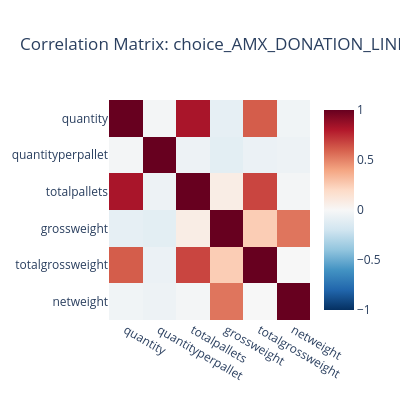
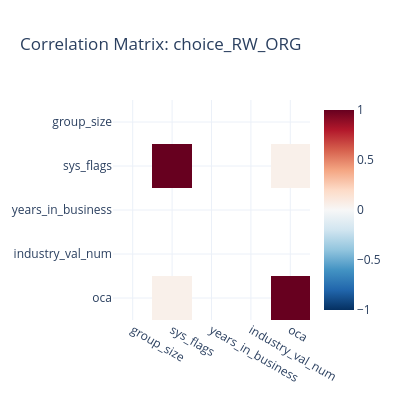
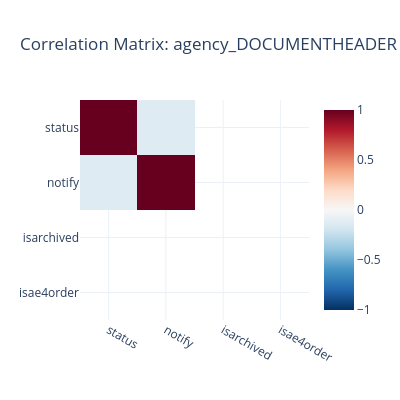
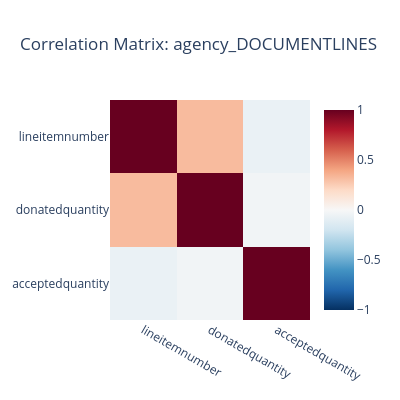

Notebook code cell kept with these figures, in order:
### Markdown cell above
### 5.3 Advanced Visualizations

Creating advanced visualizations to explore multivariate relationships and patterns.

### Code cell
# Advanced Visualization Functions
def create_correlation_heatmap(corr_matrix, dataset_name, min_size=3):
    """Create interactive correlation heatmap"""
    
    if corr_matrix is None or corr_matrix.shape[0] < min_size:
        print(f"  Insufficient data for correlation heatmap in {dataset_name}")
        return None
    
    fig = px.imshow(
        corr_matrix,
        x=corr_matrix.columns,
        y=corr_matrix.columns,
        color_continuous_scale='RdBu_r',
        range_color=[-1, 1],
        title=f"Correlation Matrix: {dataset_name}",
        aspect='auto'
    )
    
    fig.update_layout(
        height=max(400, len(corr_matrix.columns) * 25),
        width=max(400, len(corr_matrix.columns) * 25)
    )
    
    return fig

def create_scatter_matrix(df, dataset_name, numeric_cols, max_vars=5):
    """Create scatter plot matrix for numeric variables"""
    
    if len(numeric_cols) < 2:
        return None
    
    # Limit variables to prevent overwhelming plots
    cols_to_plot = numeric_cols[:max_vars]
    
    # Sample data if too large
    plot_df = df[cols_to_plot].dropna()
    if len(plot_df) > 1000:
        plot_df = plot_df.sample(n=1000, random_state=42)
    
    if len(plot_df) < 10:
        print(f"  Insufficient data points for scatter matrix in {dataset_name}")
        return None
    
    fig = px.scatter_matrix(
        plot_df,
        dimensions=cols_to_plot,
        title=f"Scatter Matrix: {dataset_name} (Top {len(cols_to_plot)} variables)",
        opacity=0.6
    )
    
    fig.update_traces(diagonal_visible=False)
    fig.update_layout(height=600, width=800)
    
    return fig

def create_grouped_analysis(df, dataset_name, numeric_col, categorical_col):
    """Create grouped analysis visualization"""
    
    # Check if columns exist and have reasonable cardinality
    if (numeric_col not in df.columns or categorical_col not in df.columns or
        df[categorical_col].nunique() > 20 or df[categorical_col].nunique() < 2):
        return None
    
    # Clean data
    clean_data = df[[numeric_col, categorical_col]].dropna()
    if len(clean_data) < 20:
        return None
    
    fig = px.box(
        clean_data,
        x=categorical_col,
        y=numeric_col,
        title=f"{numeric_col} by {categorical_col}: {dataset_name}",
        points="outliers"
    )
    
    fig.update_layout(
        height=400,
        xaxis_tickangle=45
    )
    
    return fig

# Generate advanced visualizations
if 'advanced_analysis' in globals() and 'correlation_results' in globals():
    print("ADVANCED VISUALIZATIONS")
    print("=" * 50)
    
    visualization_count = 0
    
    # Create correlation heatmaps
    print("\n1. CORRELATION HEATMAPS:")
    for dataset_name, corr_matrix in correlation_results.items():
        print(f"\nCreating correlation heatmap for {dataset_name}...")
        
        heatmap_fig = create_correlation_heatmap(corr_matrix, dataset_name)
        if heatmap_fig:
            heatmap_fig.show()
            
            # Save plot
            plot_file = advanced_analysis.viz_dir / f"{dataset_name}_correlation_heatmap.html"
            heatmap_fig.write_html(plot_file)
            print(f"  Saved: {plot_file.name}")
            visualization_count += 1
    
    # Create scatter matrices for datasets with sufficient numeric variables
    print("\n2. SCATTER MATRICES:")
    matrices_created = 0
    
    for dataset_name, df in advanced_analysis.datasets.items():
        if matrices_created >= 3:  # Limit to prevent too many plots
            break
            
        numeric_cols = df.select_dtypes(include=[np.number]).columns.tolist()
        if len(numeric_cols) >= 3:
            print(f"\nCreating scatter matrix for {dataset_name}...")
            
            scatter_fig = create_scatter_matrix(df, dataset_name, numeric_cols)
            if scatter_fig:
                scatter_fig.show()
                
                # Save plot
                plot_file = advanced_analysis.viz_dir / f"{dataset_name}_scatter_matrix.html"
                scatter_fig.write_html(plot_file)
                print(f"  Saved: {plot_file.name}")
                visualization_count += 1
                matrices_created += 1
    
    # Create some grouped analysis examples
    print("\n3. GROUPED ANALYSIS EXAMPLES:")
    grouped_created = 0
    
    for dataset_name, df in advanced_analysis.datasets.items():
        if grouped_created >= 2:  # Limit examples
            break
            
        numeric_cols = df.select_dtypes(include=[np.number]).columns.tolist()
        categorical_cols = df.select_dtypes(include=['object']).columns.tolist()
        
        if len(numeric_cols) > 0 and len(categorical_cols) > 0:
            # Try first numeric and first categorical column
            numeric_col = numeric_cols[0]
            categorical_col = categorical_cols[0]
            
            print(f"\nCreating grouped analysis: {numeric_col} by {categorical_col} in {dataset_name}...")
            
            grouped_fig = create_grouped_analysis(df, dataset_name, numeric_col, categorical_col)
            if grouped_fig:
                grouped_fig.show()
                
                # Save plot
                plot_file = advanced_analysis.viz_dir / f"{dataset_name}_grouped_analysis.html"
                grouped_fig.write_html(plot_file)
                print(f"  Saved: {plot_file.name}")
                visualization_count += 1
                grouped_created += 1
    
    print(f"\n✅ Created {visualization_count} advanced visualizations")
    print(f"All plots saved to: {advanced_analysis.viz_dir}")
else:
    print("❌ Advanced analysis results not available")

### Figure 1 — Plotly figure (JSON) as saved in the notebook; plotly's stock layout.template omitted (floating-point values rounded to 4 significant figures)
{"data": [{"coloraxis": "coloraxis", "hovertemplate": "x: %{x}<br>y: %{y}<br>color: %{z}<extra></extra>", "name": "0", "type": "heatmap", "x": ["quantity", "quantityperpallet", "totalpallets", "grossweight", "totalgrossweight", "netweight"], "xaxis": "x", "y": ["quantity", "quantityperpallet", "totalpallets", "grossweight", "totalgrossweight", "netweight"], "yaxis": "y", "z": [[1, -0.01868, 0.8231, -0.09145, 0.6093, -0.03557], [-0.01868, 1, -0.05235, -0.1055, -0.06544, -0.05469], [0.8231, -0.05235, 1, 0.07392, 0.6741, -0.01978], [-0.09145, -0.1055, 0.07392, 1, 0.2524, 0.5383], [0.6093, -0.06544, 0.6741, 0.2524, 1, 0.0001373], [-0.03557, -0.05469, -0.01978, 0.5383, 0.0001373, 1]]}], "layout": {"coloraxis": {"cmax": 1, "cmin": -1, "colorscale": [[0, "rgb(5,48,97)"], [0.1, "rgb(33,102,172)"], [0.2, "rgb(67,147,195)"], [0.3, "rgb(146,197,222)"], [0.4, "rgb(209,229,240)"], [0.5, "rgb(247,247,247)"], [0.6, "rgb(253,219,199)"], [0.7, "rgb(244,165,130)"], [0.8, "rgb(214,96,77)"], [0.9, "rgb(178,24,43)"], [1, "rgb(103,0,31)"]]}, "height": 400, "title": {"text": "Correlation Matrix: choice_AMX_DONATION_LINES"}, "width": 400, "xaxis": {"anchor": "y", "domain": [0, 1]}, "yaxis": {"anchor": "x", "autorange": "reversed", "domain": [0, 1]}}}

### Figure 2 — Plotly figure (JSON) as saved in the notebook; plotly's stock layout.template omitted (floating-point values rounded to 4 significant figures)
{"data": [{"coloraxis": "coloraxis", "hovertemplate": "x: %{x}<br>y: %{y}<br>color: %{z}<extra></extra>", "name": "0", "type": "heatmap", "x": ["group_size", "sys_flags", "years_in_business", "industry_val_num", "oca"], "xaxis": "x", "y": ["group_size", "sys_flags", "years_in_business", "industry_val_num", "oca"], "yaxis": "y", "z": [[null, null, null, null, null], [null, 1, null, null, 0.05219], [null, null, null, null, null], [null, null, null, null, null], [null, 0.05219, null, null, 1]]}], "layout": {"coloraxis": {"cmax": 1, "cmin": -1, "colorscale": [[0, "rgb(5,48,97)"], [0.1, "rgb(33,102,172)"], [0.2, "rgb(67,147,195)"], [0.3, "rgb(146,197,222)"], [0.4, "rgb(209,229,240)"], [0.5, "rgb(247,247,247)"], [0.6, "rgb(253,219,199)"], [0.7, "rgb(244,165,130)"], [0.8, "rgb(214,96,77)"], [0.9, "rgb(178,24,43)"], [1, "rgb(103,0,31)"]]}, "height": 400, "title": {"text": "Correlation Matrix: choice_RW_ORG"}, "width": 400, "xaxis": {"anchor": "y", "domain": [0, 1]}, "yaxis": {"anchor": "x", "autorange": "reversed", "domain": [0, 1]}}}

### Figure 3 — Plotly figure (JSON) as saved in the notebook; plotly's stock layout.template omitted (floating-point values rounded to 4 significant figures)
{"data": [{"coloraxis": "coloraxis", "hovertemplate": "x: %{x}<br>y: %{y}<br>color: %{z}<extra></extra>", "name": "0", "type": "heatmap", "x": ["status", "notify", "isarchived", "isae4order"], "xaxis": "x", "y": ["status", "notify", "isarchived", "isae4order"], "yaxis": "y", "z": [[1, -0.1332, null, null], [-0.1332, 1, null, null], [null, null, null, null], [null, null, null, null]]}], "layout": {"coloraxis": {"cmax": 1, "cmin": -1, "colorscale": [[0, "rgb(5,48,97)"], [0.1, "rgb(33,102,172)"], [0.2, "rgb(67,147,195)"], [0.3, "rgb(146,197,222)"], [0.4, "rgb(209,229,240)"], [0.5, "rgb(247,247,247)"], [0.6, "rgb(253,219,199)"], [0.7, "rgb(244,165,130)"], [0.8, "rgb(214,96,77)"], [0.9, "rgb(178,24,43)"], [1, "rgb(103,0,31)"]]}, "height": 400, "title": {"text": "Correlation Matrix: agency_DOCUMENTHEADER"}, "width": 400, "xaxis": {"anchor": "y", "domain": [0, 1]}, "yaxis": {"anchor": "x", "autorange": "reversed", "domain": [0, 1]}}}

### Figure 4 — Plotly figure (JSON) as saved in the notebook; plotly's stock layout.template omitted (floating-point values rounded to 4 significant figures)
{"data": [{"coloraxis": "coloraxis", "hovertemplate": "x: %{x}<br>y: %{y}<br>color: %{z}<extra></extra>", "name": "0", "type": "heatmap", "x": ["lineitemnumber", "donatedquantity", "acceptedquantity"], "xaxis": "x", "y": ["lineitemnumber", "donatedquantity", "acceptedquantity"], "yaxis": "y", "z": [[1, 0.3192, -0.07047], [0.3192, 1, -0.02918], [-0.07047, -0.02918, 1]]}], "layout": {"coloraxis": {"cmax": 1, "cmin": -1, "colorscale": [[0, "rgb(5,48,97)"], [0.1, "rgb(33,102,172)"], [0.2, "rgb(67,147,195)"], [0.3, "rgb(146,197,222)"], [0.4, "rgb(209,229,240)"], [0.5, "rgb(247,247,247)"], [0.6, "rgb(253,219,199)"], [0.7, "rgb(244,165,130)"], [0.8, "rgb(214,96,77)"], [0.9, "rgb(178,24,43)"], [1, "rgb(103,0,31)"]]}, "height": 400, "title": {"text": "Correlation Matrix: agency_DOCUMENTLINES"}, "width": 400, "xaxis": {"anchor": "y", "domain": [0, 1]}, "yaxis": {"anchor": "x", "autorange": "reversed", "domain": [0, 1]}}}
